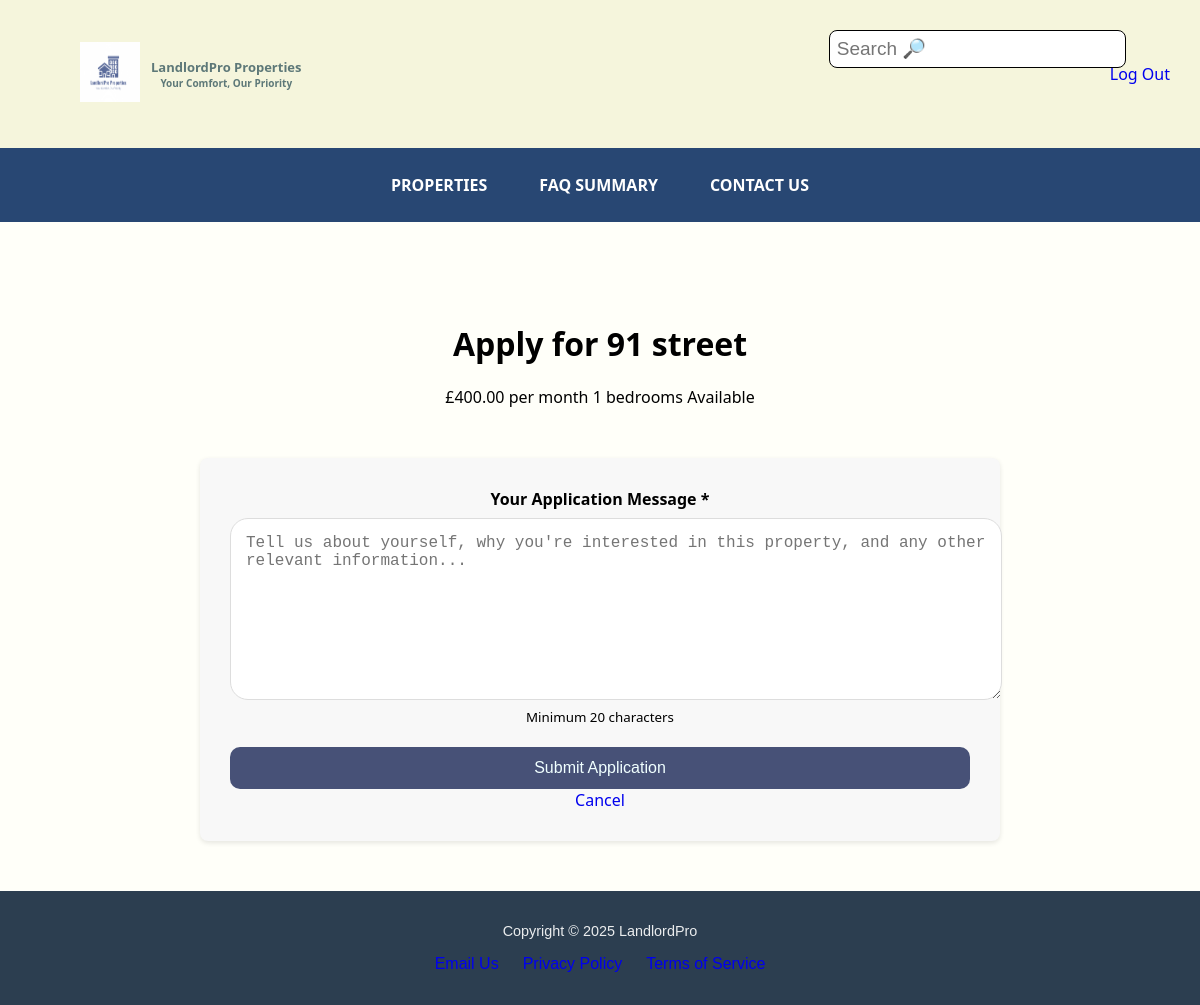
The page /apply.php?property_id=8 (signed in) on the database its author committed.
### tables this page shows
CREATE TABLE `properties` (
  `property_id` int(15) NOT NULL,
  `landlord_id` int(11) NOT NULL,
  `addProperty_ID` int(15) NOT NULL,
  `location` text NOT NULL,
  `propertyImg` varbinary(30) NOT NULL,
  `price` text NOT NULL,
  `bedroomQuantity` text NOT NULL,
  `status` varchar(20) DEFAULT 'available'
);

### apply.php (the view, shortened to what this page needs)
<?php
include 'connect.php';
$property_id = (int)$_GET['property_id'];
$stmt = $conn->prepare("SELECT
    property_id,
    location,
    price,
    bedroomQuantity,
    status,
    landlord_id
    FROM properties
    WHERE property_id = ?");
$stmt->bind_param("i", $property_id);
$stmt->execute();
$property = $stmt->get_result()->fetch_assoc();
$success = null;
$message_value = '';
?>
<!DOCTYPE html>
<html lang="en">
<head>
  <link rel="stylesheet" href="styling/headerAndFooter.css">
  <link rel="stylesheet" href="style.css">
  <link rel="stylesheet" href="apply.css">
</head>
<body>
<header>
    <div class="logoWrapper">
      <a href="index.php" id="logo">
        <img src="images/landlordProLogo.png" alt="LandlordPro Logo" height="60" width="60">
      </a>
      <div class="logoText">
       <p>LandlordPro Properties</p>
       <p id="slogan">Your Comfort, Our Priority</p>
      </div>
    </div>
    <div>
      <input class="searchBar" placeholder="Search &#x1F50E;" aria-label="Search properties">
    </div>
    <?php if(isset($_SESSION['user_id'])): ?>
    <div>
      <a href="logout.php" class="logout-btn">Log Out</a>
    </div>
    <?php endif; ?>
</header>
<nav class="navBar">
  <ul>
    <li><a href="properties.php">PROPERTIES</a></li>
    <li><a href="faqGuidelines.php">FAQ SUMMARY</a></li>
    <li><a href="contactUs.php">CONTACT US</a></li>
  </ul>
</nav>
<div class="title">
  <h1>Apply for <?= htmlspecialchars($property['location']) ?></h1>
  <div class="property-meta">
    <span>£<?= number_format($property['price'], 2) ?> per month</span>
    <span><?= $property['bedroomQuantity'] ?> bedrooms</span>
    <span><?= ucfirst($property['status']) ?></span>
  </div>
</div>
<main class="contact-main">
  <?php if ($success): ?>
    <div class="alert alert-success">
      <h3><?= $success ?></h3>
      <p>We've received your application for <?= htmlspecialchars($property['location']) ?>.</p>
      <p>You'll be contacted by the property owner soon.</p>
      <a href="properties.php" class="btn">Back to Properties</a>
    </div>
  <?php else: ?>
    <section class="contact-form-section">
      <form method="POST" class="contact-form" id="applicationForm">
        <div class="form-group">
          <label for="message">Your Application Message *</label>
          <textarea name="message" id="message" rows="8" placeholder="Tell us about yourself, why you're interested in this property, and any other relevant information..." required><?= $message_value ?></textarea>
          <small>Minimum 20 characters</small>
        </div>
        <div class="form-actions">
          <button type="submit" class="submit-btn">Submit Application</button>
          <a href="properties.php" class="cancel-btn">Cancel</a>
        </div>
      </form>
    </section>
  <?php endif; ?>
</main>
<footer class="site-footer">
  <div class="footer-content">
    <p class="copyright">Copyright &copy; <span id="year">2024</span> LandlordPro</p>
    <div class="footer-links">
      <a href="mailto:landlordpro@gmail.com">Email Us</a>
      <a href="/privacy">Privacy Policy</a>
      <a href="/terms">Terms of Service</a>
    </div>
  </div>
</footer>
</body>
</html>

### styling/headerAndFooter.css (style rules this page uses)
.logoWrapper { display:flex; align-items: center; flex:4; margin-left:50px; }
.logoText { padding:5px; text-align: center; color:rgb(93, 120, 120); font-weight: bold; font-size: 13px; margin-left:6px; }
.logoText p { margin:0; }
#slogan { font-size: 10px; }
#logo { border-color: 1px black; }
.searchBar { border: bold; border-radius:8px; padding:7px; margin-right:20px; background-color: white; }
header { display:flex; flex-direction: row; background-color: beige; padding:30px; align-items: center; }
.navBar ul { justify-content:center; display:flex; list-style-type: none; background-color: rgb(40, 71, 115); text-decoration: none; color: white; padding:0; margin:0; font-weight: bold; overflow: hidden; transition:0.9s; }
.navBar a { text-decoration: none; color:white; display: block; padding:26px; }

### style.css (style rules this page uses)
body { margin:0; background-color:rgb(255, 255, 249); font-family: 'Segoe UI', Tahoma, Geneva, Verdana, sans-serif; }
body a { text-decoration: none; }
.title { text-align: center; margin-top:100px; margin-bottom:150px; }
main { text-align: center; margin:200px; }
input { width: 100%; border-radius:18px; padding:20px; font-size: 19px; border: 1px solid; margin-bottom:50px; }
label { font-size: 20px; }
.site-footer { background: #2c3e50; color: white; padding: 2rem; text-align: center; font-family: Arial, sans-serif; }
.footer-content { max-width: 1200px; margin: 0 auto; display: flex; flex-direction: column; gap: 1rem; }
.copyright { margin: 0; font-size: 0.9rem; opacity: 0.9; }
.footer-links { display: flex; flex-wrap: wrap; justify-content: center; gap: 1.5rem; }

### apply.css (style rules this page uses)
body { margin: 0; background-color: rgb(255, 255, 249); font-family: 'Segoe UI', Tahoma, Geneva, Verdana, sans-serif; }
.title { text-align: center; margin: 100px 0 50px; }
.contact-main { max-width: 800px; margin: 0 auto; padding: 0 20px; }
.contact-form-section { background: #f8f8f8; padding: 30px; border-radius: 8px; box-shadow: 0 2px 5px rgba(0,0,0,0.1); margin-bottom: 50px; }
.form-group { margin-bottom: 20px; }
textarea { width: 100%; border-radius: 18px; padding: 15px; font-size: 16px; border: 1px solid #ddd; resize: vertical; min-height: 150px; }
label { display: block; margin-bottom: 8px; font-weight: bold; font-size: 16px; }
.submit-btn { padding: 12px 20px; border-radius: 10px; border: none; background-color: rgb(71, 81, 119); color: azure; cursor: pointer; transition: background 0.3s; font-size: 16px; width: 100%; }

### rows shown on the page
properties: location "91 street", price "400.00", bedroomQuantity "1", status "Available"
